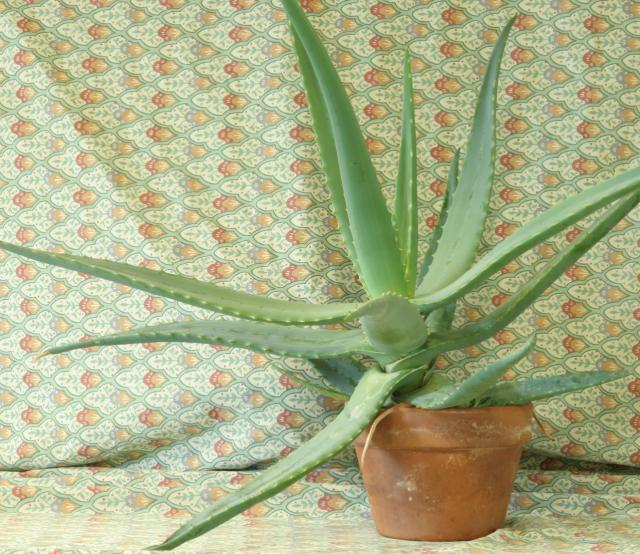
#> input picture images/aloeL.jpg, 640 x 554 px, given in place of the camera
$ python cameo.py   (older library calls are emulated)
#> lines starting #> are read from the running program, lines starting #| are printed output that depends on the picture
### utils.py
import cv2
import numpy
import scipy.interpolate


def createCurveFunc(points):
    """Return a function derived from control points."""

    if points is None:
        return None

    numPoints = len(points)
    if numPoints < 2:
        return None
    xs, ys = zip(*points)
    if numPoints < 3:
        kind = 'linear'
    elif numPoints < 4:
        kind = 'quadratic'
    else:
        kind = 'cubic'
    return scipy.interpolate.interp1d(xs,ys,kind,bounds_error=False)


def createLookupArray(func, length=256):
    """Return a lookup for whole-number inputs to a function.

    The lookup values are clamped to [0, length-1]."""
#> called with length = 256

    if func is None:
        return None

    lookupArray = numpy.empty(length)
    i = 0
    while i < length:
        func_i = func(i)
        lookupArray[i] = min(max(0, func_i), length - 1)
        i += 1

    return lookupArray


def applyLookupArray(lookupArray, src, dst):
    """Map a source to a destination using a lookup."""
    if lookupArray is None:
        return
    dst[:] = lookupArray[src]


def createCompositeFunc(func0, func1):
    """Returns a composite of two functions."""
    if func0 is None:
        return func1
    if func1 is None:
        return func0
    return lambda x:func0(func1(x))

### managers.py
import cv2
import numpy
import numpy as np
import time

class CaptureManager(object):
    def __init__(self, capture, previewWindowManager = None,
                shouldMirrorPreview = False,
                 shouldConvertBitDepth10To8 = True):

        self.previewWindowManager = previewWindowManager
        self.shouldMirrorPreview = shouldMirrorPreview
        self.shouldConvertBitDepth10To8 = shouldConvertBitDepth10To8

        self._capture = capture
        self._channel = 0
        self._enteredFrame = False
        self._frame = None
        self._imageFileName = None
        self._videoFilename = None
        self._videoEncoding = None
        self._videoWriter = None

        self._startTime = None
        self._framesElapsed = 0
        self._fpsEstimate = None

    @property
    def channel(self):
        return self._channel

    @channel.setter
    def channel(self, value):
        if self._channel != value:
            self._channel = value
            self._frame = None

    @property
    def frame(self):
        if self._enteredFrame and self._frame is None:
            _, self._frame = self._capture.retrieve(self._frame, self.channel)
            if self.shouldConvertBitDepth10To8 and self._frame is not None and \
                    self._frame.dtype == numpy.uint16:
                self._frame = (self._frame >> 2).astype(numpy.uint8)

        return self._frame

    @property
    def isWritingImage(self):
        return self._imageFileName is not None

    @property
    def isWritingVideo(self):
        return self._videoFilename is not None

    def enterFrame(self):
        """Capture the next frame, if any."""

        # But first, check that any previous frame was exited.
        assert not self._enteredFrame,\
            'previous enterFrame() has no matching exitFrame()'

        if self._capture is not None:
            self._enteredFrame = self._capture.grab()

    def exitFrame(self):
        """Draw to the window.  Write to files.  Release the frame."""

        # Check whether any grabbed frame is retrievable.
        # The getter may retrieve and cache the frame.
        if self.frame is None:
            self._enteredFrame = False
            return

        # Update the FPS estimate and related variables.
        if self._framesElapsed == 0:
            self._startTime = time.time()
        else:
            timeElapsed = time.time() - self._startTime
            self._fpsEstimate = self._framesElapsed / timeElapsed
        self._framesElapsed += 1

        # Draw to the window, if any.
        if self.previewWindowManager is not None:
            if self.shouldMirrorPreview:
                mirroredFrame = np.fliplr(self._frame)
                self.previewWindowManager.show(mirroredFrame)
            else:
                self.previewWindowManager.show(self._frame)

        # Write to the image file, if any.
        if self.isWritingImage:
            cv2.imwrite(self._imageFileName, self._frame)
            self._imageFileName = None

        # Write to the video file, if any.
        self._writeVideoFrame()

        # Release the frame.
        self._frame = None
        self._enteredFrame = False


    def writeImage(self, filename):
        """Write the next exited frame to an image file."""
        self._imageFileName = filename

    # [11 lines left out: functions startWritingVideo, stopWritingVideo, not called in this run]

    def _writeVideoFrame(self):
        if not self.isWritingVideo:
            return

        if self._videoWriter is None:
            fps = self._capture.get(cv2.CAP_PROP_FPS)
            if fps <= 0.0:
                # The capture's FPS is unknown so use an estimate.
                if self._framesElapsed < 20:
                    # Wait until more frames elapse so that the estimate is more stable.
                    return
                else:
                    fps = self._fpsEstimate
            size = (int(self._capture.get(cv2.CAP_PROP_FRAME_WIDTH)),
                    int(self._capture.get(cv2.CAP_PROP_FRAME_HEIGHT)))
            self._videoWriter = cv2.VideoWriter(
                self._videoFilename, self._videoEncoding, fps, size
            )


class WindowManager(object):
    def __init__(self, windowName, keypressCallback = None):
        self.keypressCallback = keypressCallback
        self._windowName = windowName
        self._isWindowCreated = False

    @property
    def isWindowCreated(self):
        return self._isWindowCreated

    def createWindow(self):
        cv2.namedWindow(self._windowName)
        self._isWindowCreated = True

    def show(self, frame):
        cv2.imshow(self._windowName,frame)

    def destroyWindow(self):
        cv2.destroyWindow(self._windowName)
        self._isWindowCreated = False

    # [4 lines left out: function processEvents, not called in this run]

### depth.py
import numpy

def createMedianMask(disparityMap, validDepthMask, rect = None):
    """Return a mask selecting the median layer, plus shadows."""

    if rect is not None:
        x,y,w,h = rect
        disparityMap = disparityMap[y:y+h, x:x+w]
        validDepthMask = validDepthMask[y:y+h, x:x+w]
    median = numpy.median(disparityMap)
    return numpy.where((validDepthMask==0)| \
                       (abs(disparityMap-median) < 12),
                       255, 0).astype(numpy.uint8)

### filters.py
import cv2
import numpy
import utils


class VConvolutionFilter(object):
    """A filter that applies a convolution to V (or all of BGR)."""

    def __init__(self, kernel):
        self._kernel = kernel

    def apply(self, src, dst):
        """Apply the filter with a BGR or gray source / destination."""
        cv2.filter2D(src, -1, self._kernel, dst)


class SharpenFilter(VConvolutionFilter):
    """A sharpen filter with a 1-pixel radius."""

    # [5 lines left out: function __init__, not called in this run]


class FindEdgesFilter(VConvolutionFilter):
    """An edge-finding filter with a 1-pixel radius."""

    # [5 lines left out: function __init__, not called in this run]


class BlurFilter(VConvolutionFilter):
    """A blur filter with a 2-pixel radius."""

    # [7 lines left out: function __init__, not called in this run]


class EmbossFilter(VConvolutionFilter):
    """ An emboss filter with a 1-pixel radius."""

    # [5 lines left out: function __init__, not called in this run]


class BGRFuncFilter(object):
    """A filter that applies different functions to each of BGR."""

    def __init__(self, vFunc=None, bFunc=None, gFunc=None,
                 rFunc=None, dtype=numpy.uint8):
        length = numpy.iinfo(dtype).max + 1
        self._bLookupArray = utils.createLookupArray(
            utils.createCompositeFunc(bFunc, vFunc), length)
        self._gLookupArray = utils.createLookupArray(
            utils.createCompositeFunc(gFunc, vFunc), length)
        self._rLookupArray = utils.createLookupArray(
            utils.createCompositeFunc(rFunc, vFunc), length)

    def apply(self, src, dst):
        """Apply the filter with a BGR source / destination."""
        b, g, r = cv2.split(src)
        utils.applyLookupArray(self._bLookupArray, b, b)
        utils.applyLookupArray(self._gLookupArray, g, g)
        utils.applyLookupArray(self._rLookupArray, r, r)
        cv2.merge([b,g,r], dst)


class BGRCurveFilter(BGRFuncFilter):
    """A filter that applies different curves to each of BGR."""

    def __init__(self, vPoints=None, bPoints=None, gPoints=None, rPoints=None, dtype=numpy.uint8):
        BGRFuncFilter.__init__(self,
                               utils.createCurveFunc(vPoints),
                               utils.createCurveFunc(bPoints),
                               utils.createCurveFunc(gPoints),
                               utils.createCurveFunc(rPoints), dtype)


class BGRPortraCurveFilter(BGRCurveFilter):
    """A filter that applies Portra-like curves to BGR."""

    def __init__(self, dtype=numpy.uint8):
        BGRCurveFilter.__init__(
            self,
            vPoints = [(0,0),(23,20),(157,173),(255,255)],
            bPoints = [(0,0),(41,46),(231,228),(255,255)],
            gPoints = [(0,0),(52,47),(189,196),(255,255)],
            rPoints = [(0,0),(69,69),(213,218),(255,255)],
            dtype = dtype
        )

def strokeEdges(src, dst, blurKsize = 7, edgeKsize = 5):
    if blurKsize >= 3:
        blurredSrc = cv2.medianBlur(src, blurKsize)
        graySrc = cv2.cvtColor(blurredSrc, cv2.COLOR_BGR2GRAY)
    else:
        graySrc = cv2.cvtColor(src, cv2.COLOR_BGR2GRAY)
        cv2.Laplacian(graySrc, cv2.CV_8U, graySrc, ksize = edgeKsize)
    normalizedInverseAlpha = (1.0/255) * (255 - graySrc)
    channels = cv2.split(src)
    for channel in channels:
        channel[:] = channel * normalizedInverseAlpha
    cv2.merge(channels, dst)

### cameo.py
import cv2
import depth
import filters
from managers import WindowManager, CaptureManager

class Cameo(object):
    def __init__(self):
        self._windowManager = WindowManager('Cameo', self.onKeypress)
        self._captureManager = CaptureManager(cv2.VideoCapture(0), self._windowManager, True)
        self._curveFilter = filters.BGRPortraCurveFilter()

    def run(self):
        """Run the main loop."""
        self._windowManager.createWindow()
        while self._windowManager.isWindowCreated:
            self._captureManager.enterFrame()
            frame = self._captureManager.frame

            if frame is not None:
                filters.strokeEdges(frame, frame)
                self._curveFilter.apply(frame, frame)

            self._captureManager.exitFrame()
        self._windowManager.processEvents()

    def onKeypress(self, keycode):
        """Handle a keypress.

        space -> Take a screenshot.
        tab -> Start/stop recording a screencast.
        escape -> Quit.
        """

        if keycode == 32: # space
            self._captureManager.writeImage('screenshot.png')
        elif keycode == 9: # tab
            if not self._captureManager.isWritingVideo:
                self._captureManager.startWritingVideo(
                    'screencast.avi')
            else:
                self._captureManager.stopWritingVideo()
        elif keycode == 27: # escape
            self._windowManager.destroyWindow()


class CameoDepth(Cameo):
    def __init__(self):
        self._windowManager = WindowManager('Cameo', self.onKeypress)
        # device = cv2.CAP_OPENNI2 # uncomment for Kinect
        device = cv2.CAP_OPENNI2_ASUS # uncomment for Xtion or Structure
        self._captureManager = CaptureManager(
            cv2.VideoCapture(device), self._windowManager, True)
        self._curveFilter = filters.BGRPortraCurveFilter()

    def run(self):
        """Run the main loop."""
        self._windowManager.createWindow()
        while self._windowManager.isWindowCreated:
            self._captureManager.enterFrame()
            self._captureManager.channel = cv2.CAP_OPENNI_DISPARITY_MAP
            disparityMap = self._captureManager.frame
            self._captureManager.channel = cv2.CAP_OPENNI_VALID_DEPTH_MASK
            validDepthMask = self._captureManager.frame
            self._captureManager.channel = cv2.CAP_OPENNI_BGR_IMAGE
            frame = self._captureManager.frame
            if frame is None:
                # Failed to capture a BGR frame.
                # Try to capture an infrared frame instead
                self._captureManager.channel = cv2.CAP_OPENNI_IR_IMAGE
                frame = self._captureManager.frame

            if frame is not None:

                # Make everything except the median layer black.
                mask = depth.createMedianMask(disparityMap, validDepthMask)
                frame[mask==0] = 0

                if self._captureManager.channel == cv2.CAP_OPENNI_BGR_IMAGE:
                    # A BGR frame was captured
                    # Apply filters to it.
                    filters.strokeEdges(frame, frame)
                    self._curveFilter.apply(frame, frame)

            self._captureManager.exitFrame()
#> this loop made 11 passes
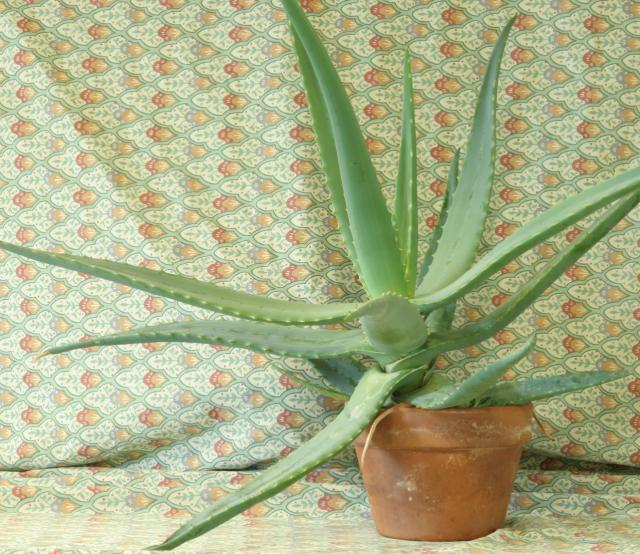
#> input picture images/aloeL.jpg, 640 x 554 px, given in place of the camera
#> pass 1, in run, `mask = depth.createMedianMask(disparityMap, validDepthMask)`:
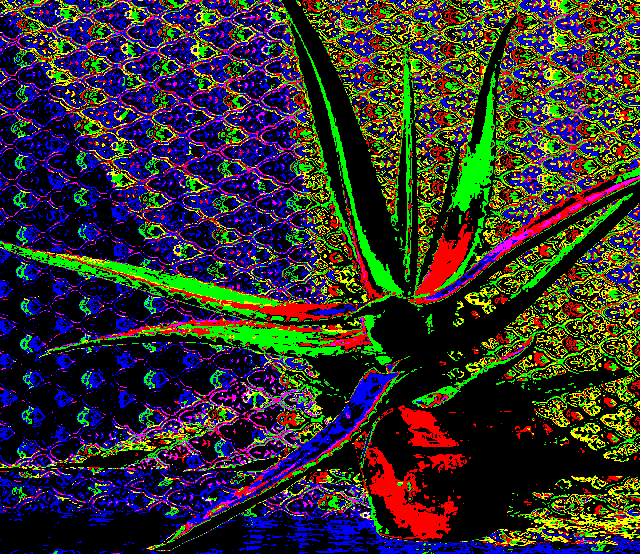
#> mask: shape (554, 640, 3); mean B, G, R 42.3, 46.6, 48.8
#> pass 1, in strokeEdges, `blurredSrc = cv2.medianBlur(src, blurKsize)`:
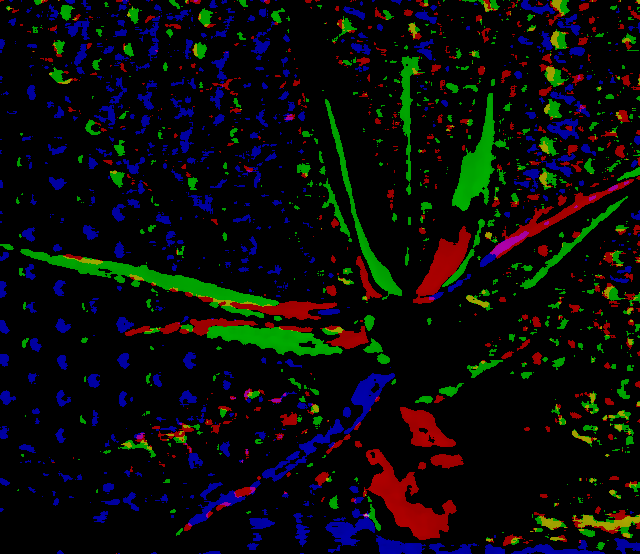
#> blurredSrc: shape (554, 640, 3); mean B, G, R 10.5, 11.8, 10.3
#> pass 1, in strokeEdges, `graySrc = cv2.cvtColor(blurredSrc, cv2.COLOR_BGR2GRAY)`:
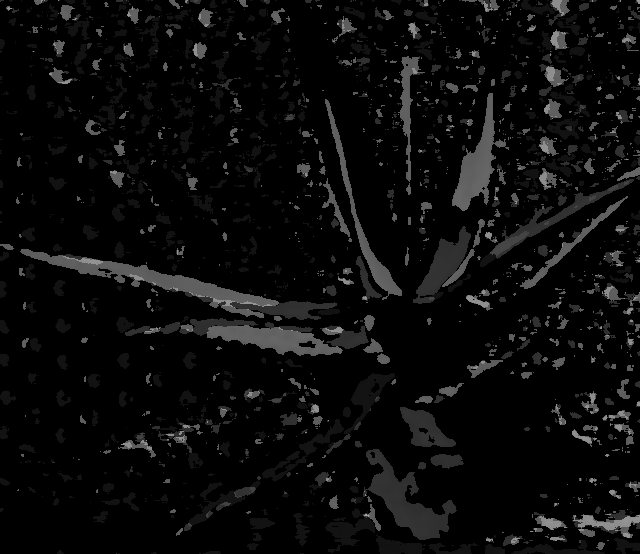
#> graySrc: shape (554, 640); min 0, max 165, mean 11.2
#> pass 1, in strokeEdges, `normalizedInverseAlpha = (1.0/255) * (255 - graySrc)`:
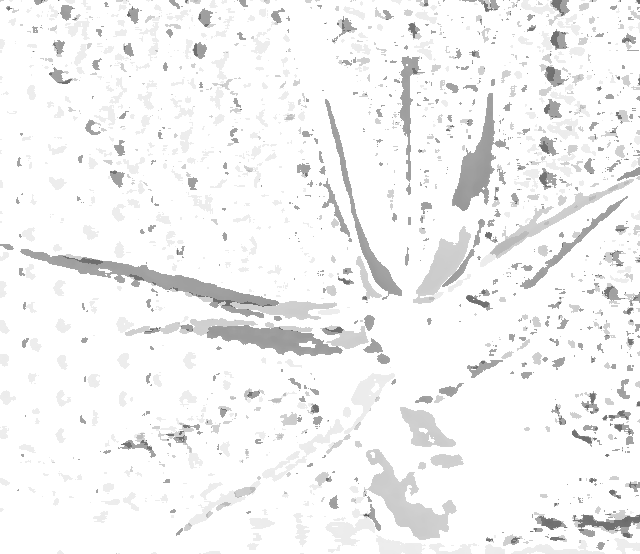
#> normalizedInverseAlpha: shape (554, 640) float64; min 0.353, max 1, mean 0.956
#> disparityMap is the input picture: shape (554, 640, 3); mean B, G, R 136.2, 176.7, 170.7
#> after the loop:
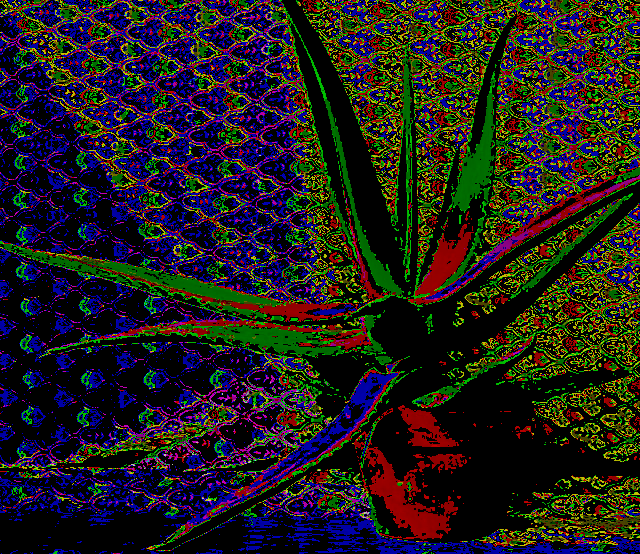
#> frame: shape (554, 640, 3); mean B, G, R 28.8, 29.7, 32.9
        self._windowManager.processEvents()


if __name__ == "__main__":
    #Cameo().run() # uncomment for ordinary camera
    CameoDepth().run()  # uncomment for depth camera

$ run again, on images/aloeR.jpg
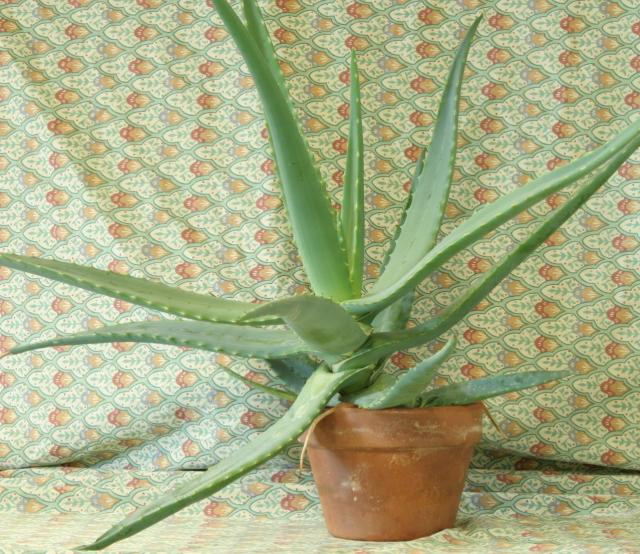
#> input picture images/aloeR.jpg, 640 x 554 px, given in place of the camera
#> the loop in run, `while self._windowManager.isWindowCreated:` made 11 passes
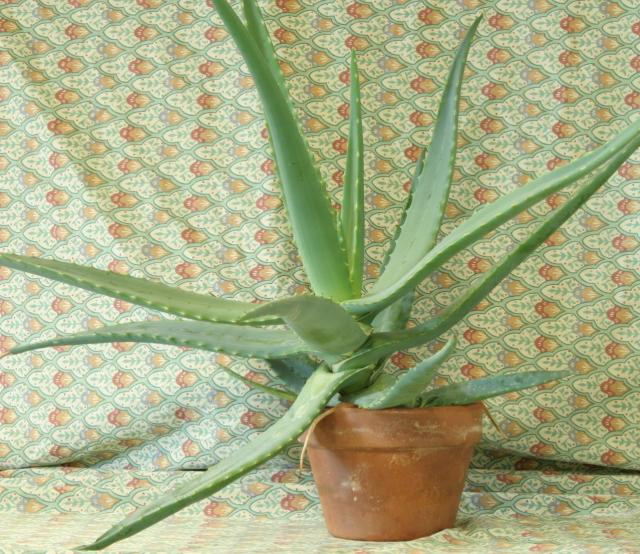
#> input picture images/aloeR.jpg, 640 x 554 px, given in place of the camera
#> pass 1, in strokeEdges, `normalizedInverseAlpha = (1.0/255) * (255 - graySrc)`:
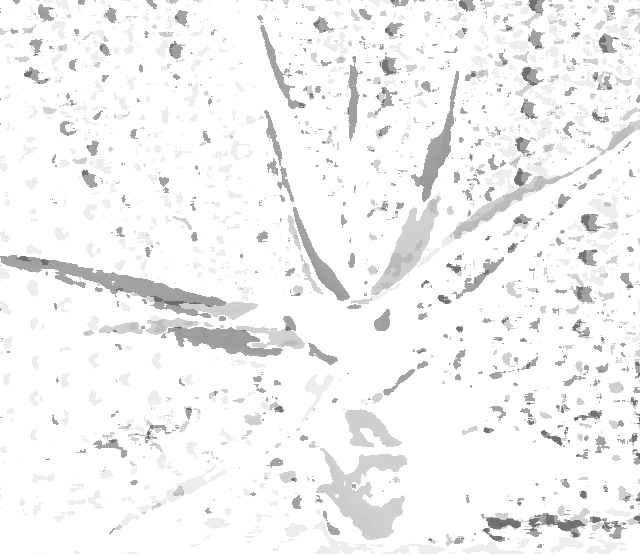
#> normalizedInverseAlpha: shape (554, 640) float64; min 0.365, max 1, mean 0.955
#> in run, disparityMap is the input picture: shape (554, 640, 3); mean B, G, R 133.7, 173.7, 167.5
#> after the loop in run, `while self._windowManager.isWindowCreated:`:
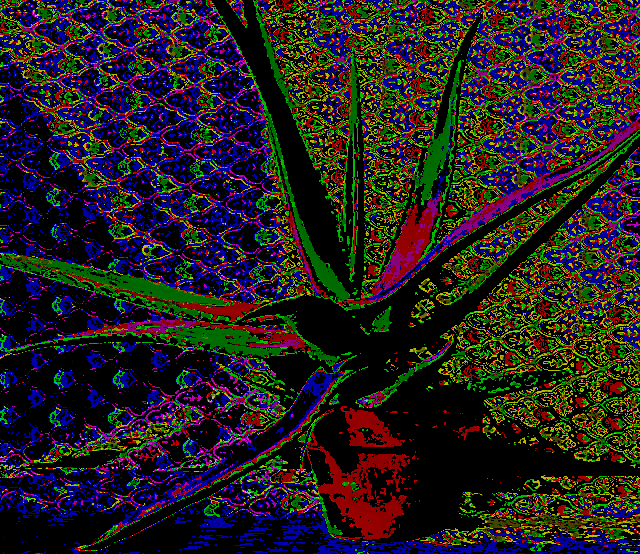
#> frame: shape (554, 640, 3); mean B, G, R 29.2, 30.3, 35.4
